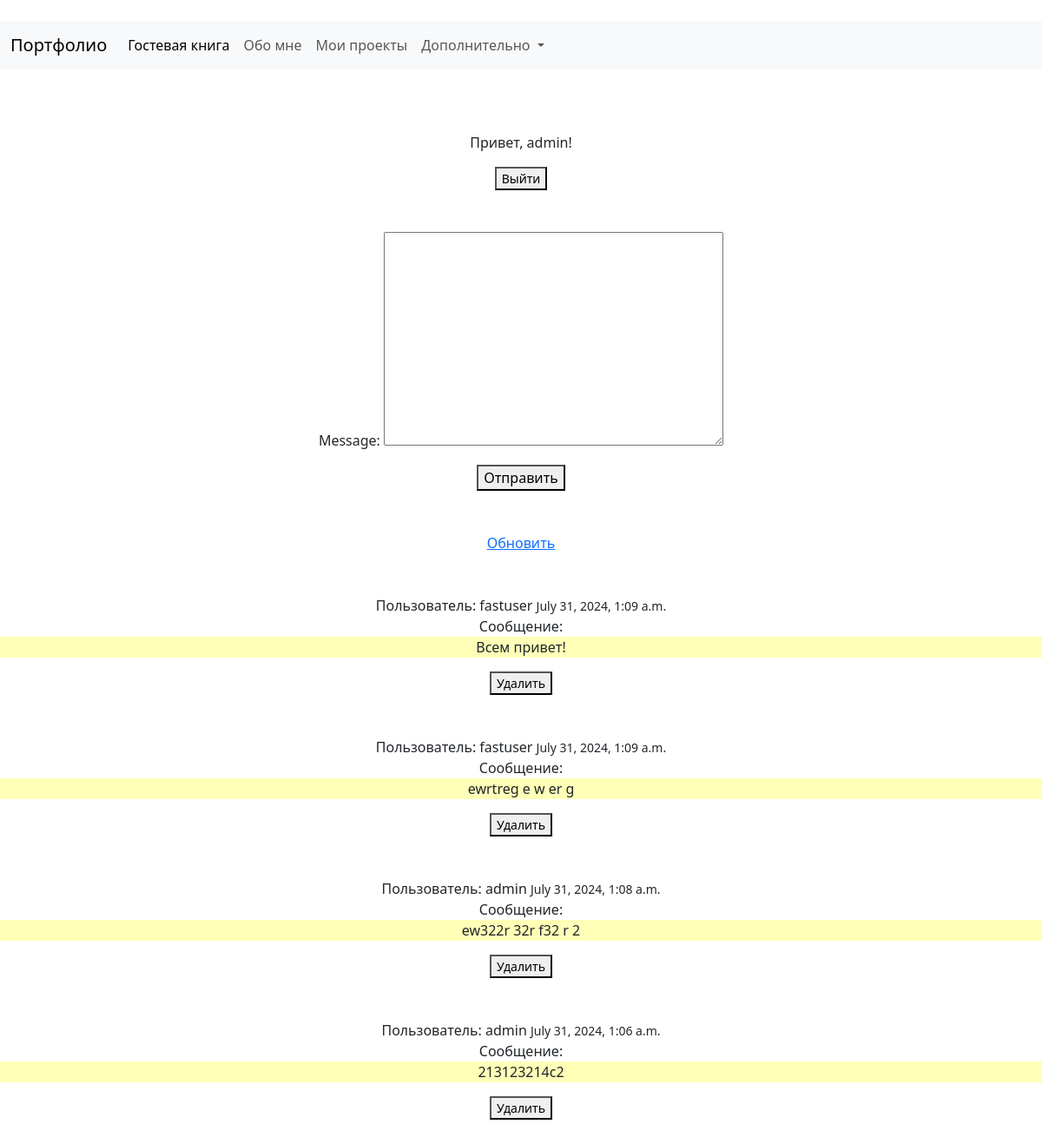
Page /chat/ (signed in) on the committed database.
### main/models.py (models this page shows, shortened)
class Chat(models.Model):
    user = models.ForeignKey(User, on_delete=models.CASCADE)
    message = models.TextField()
    date = models.DateTimeField(auto_now_add=True)

### main/views.py (the view)
# urls.py: path('chat/', views.chat, name='chat'),
@login_required
def chat(req):
    show = Chat.objects.all().order_by('-date')
    med = get_object_or_404(Media, name='er')
    media = med.img
    if req.method == 'POST':
        form = ShowChat(req.POST)
        if form.is_valid():
            chat = form.save(commit=False)
            chat.user = req.user
            chat.save()
            return redirect('../chat')
    else:
        form = ShowChat()
    return render(req, 'chat.html', {'show': show, 'form': form, 'media': media})

### main/forms.py
class ShowChat(forms.ModelForm):
    class Meta:
        model = Chat
        fields = ['message']

### templates/chat.html (shortened to what this page needs)
{% extends 'layout.html' %}
{% block content %}
{% if user.is_authenticated %}
<p>Привет, {{ user.username }}!</p>
<form method="post" action="{% url 'logout' %}">
    <small><button type="submit">Выйти</button></small>
</form>
<br><br>
<form method="POST" action="{% url 'chat' %}">
        {{ form.as_p }}
    <button type="submit">Отправить</button>
</form>
<br><br>
<a href="{% url 'chat' %}">Обновить</a><br>
{% for i in show %}
<br>
 <br>
Пользователь: {{ i.user }}
<small>{{ i.date }}</small><br>
Сообщение: <p style="background-color: #ffff0047"> {{ i.message }}</p>
{% if user.username == 'admin' %}
<form method="POST" action="{% url 'delete' %}">
    <small><button type="submit">Удалить</button></small>
</form>
{%endif%}
{% endfor %}
<br><br>
{% endif %}
{% endblock %}

### templates/layout.html (shortened to what this page needs)
{% load static %}
<!DOCTYPE html>
<html lang="en">
<head>
    <link rel="stylesheet"
          href="https://cdn.jsdelivr.net/npm/bootstrap@5.3.3/dist/css/bootstrap.min.css">
</head>
<body>
<br>
<center>
<nav class="navbar navbar-expand-lg bg-body-tertiary">
  <div class="container-fluid">
    <a class="navbar-brand" href="{% url 'home' %}">Портфолио</a>
    <div class="collapse navbar-collapse" id="navbarNavDropdown">
      <ul class="navbar-nav">
        <li class="nav-item">
          <a class="nav-link active" aria-current="page"
             href="{% url 'chat'%}">Гостевая книга</a>
        </li>
        <li class="nav-item">
          <a class="nav-link" href="#">Обо мне</a>
        </li>
        <li class="nav-item">
          <a class="nav-link" href="#">Мои проекты</a>
        </li>
        <li class="nav-item dropdown">
          <a class="nav-link dropdown-toggle" href="#" role="button" data-bs-toggle="dropdown" aria-expanded="false">
            Дополнительно
          </a>
        </li>
      </ul>
    </div>
  </div>
</nav>
<br>
<br>
<br>
    {% block content %}  {% endblock %}
<br>
<br>
</center>
</body>
</html>

### rows in the picture
Chat: user "fastuser", date "July 31, 2024, 1:09 a.m.", message "Всем привет!"
Chat: user "fastuser", date "July 31, 2024, 1:09 a.m.", message "ewrtreg e w er g"
Chat: user "admin", date "July 31, 2024, 1:08 a.m.", message "ew322r 32r f32 r 2"
Chat: user "admin", date "July 31, 2024, 1:06 a.m.", message "213123214c2"

### other values in the picture
{{ user.username }} "admin"
